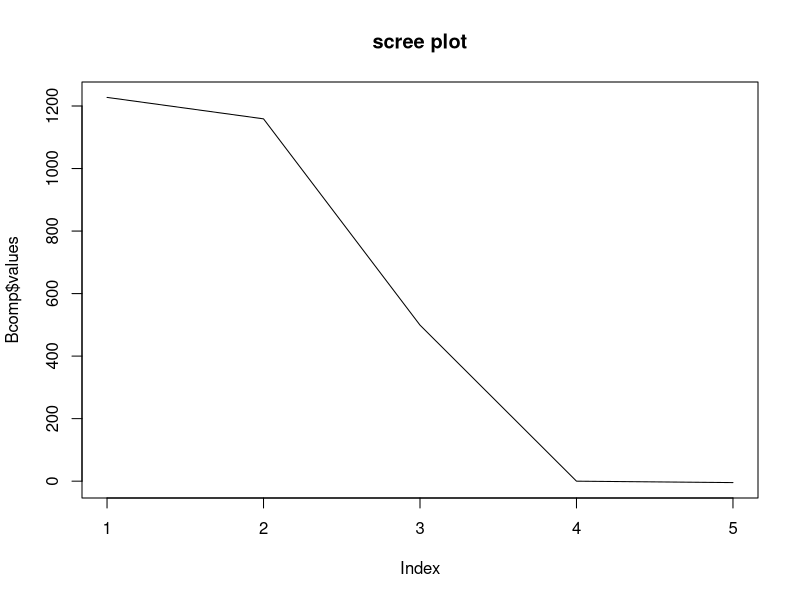
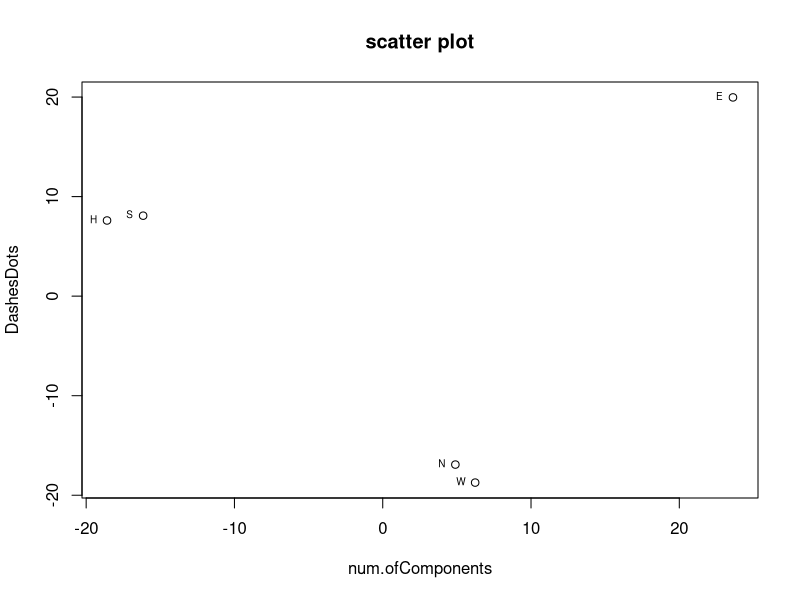

Write the R code that produced these figures, in order.
## ---- chunk 1
library(dplyr)
p <- read.csv("ConfusionPofMoseCodeSignials.csv")
row.names(p) <- p$X
p <- select(p, 2:6)
p
## ---- chunk 2
D = matrix(numeric(25),5,5)
for (i in 2:5)
  { for (j in 1:(i-1))
   { D[i,j] <- (p[i,j]+p[j,i])/2}}
for (i in 1:5)
{ for (j in i:5) D[i,j]=0 }
D
## ---- chunk 3
mD <- max(D)
for (i in 2:5)
  {for (j in 1:(i-1))
  D[i,j] <- mD-D[i,j]}
D = D+t(D)
D
## ---- chunk 4
m <- 5
minc <- 0
for (k in 3:m)
{ for (j in 2:(k-1))
{ for (i in 1:(j-1))
{i;j;k
c1<-D[i,j]+D[j,k]-D[i,k]
c2<-D[j,k]+D[i,k]-D[i,j]
c3<-D[i,j]+D[i,k]-D[j,k]
c <- min(c1,c2,c3)
if (c<0) minc <- min(c,minc)}}}
C <- matrix(numeric(25),5,5)
C <- C+abs(minc)
Delta <- D+C
## ---- chunk 5
for (i in 1:5) Delta[i,i]=0
Delta
## ---- chunk 6
DeltaSq<-Delta^2
DeltaSq
## ---- chunk 7
# compute the row / col means and the grand mean
aveDsq<-c(1:5)
for (i in 1:m) aveDsq[i]<-mean(DeltaSq[i,])
m<-5
grmean<-mean(aveDsq[])
aveDsq
grmean
# define matrix B*, the quasi-scalar products matrix
B<-matrix(numeric(25),5,5)
for (i in 1:m)
{ for (j in 1:m)
{ B[i,j] <- -0.5*(DeltaSq[i,j]-aveDsq[i]-aveDsq[j]+grmean)
}}
B
## ---- chunk 8
Bcomp<-eigen(B)
Bcomp$values
Bcomp$vectors
plot(Bcomp$values, type="l", main="scree plot") #scree plot of eigenvalues
## ---- chunk 9
# define PCs
D2 <- matrix(numeric(4),2,2)
for (i in 1:2) D2[i,i]<-sqrt(Bcomp$values[i])
evec<-Bcomp$vectors[,1:2]
D2
evec
P <- evec%*%D2
P
# plot the final 2-dim configuration
P<-as.data.frame(P)
row.names(P) <- row.names(p)
names(P) <- c("num.ofComponents","DashesDots")
plot(P, main = "scatter plot")
text(P, labels = row.names(P), cex= 0.6, pos=2)
